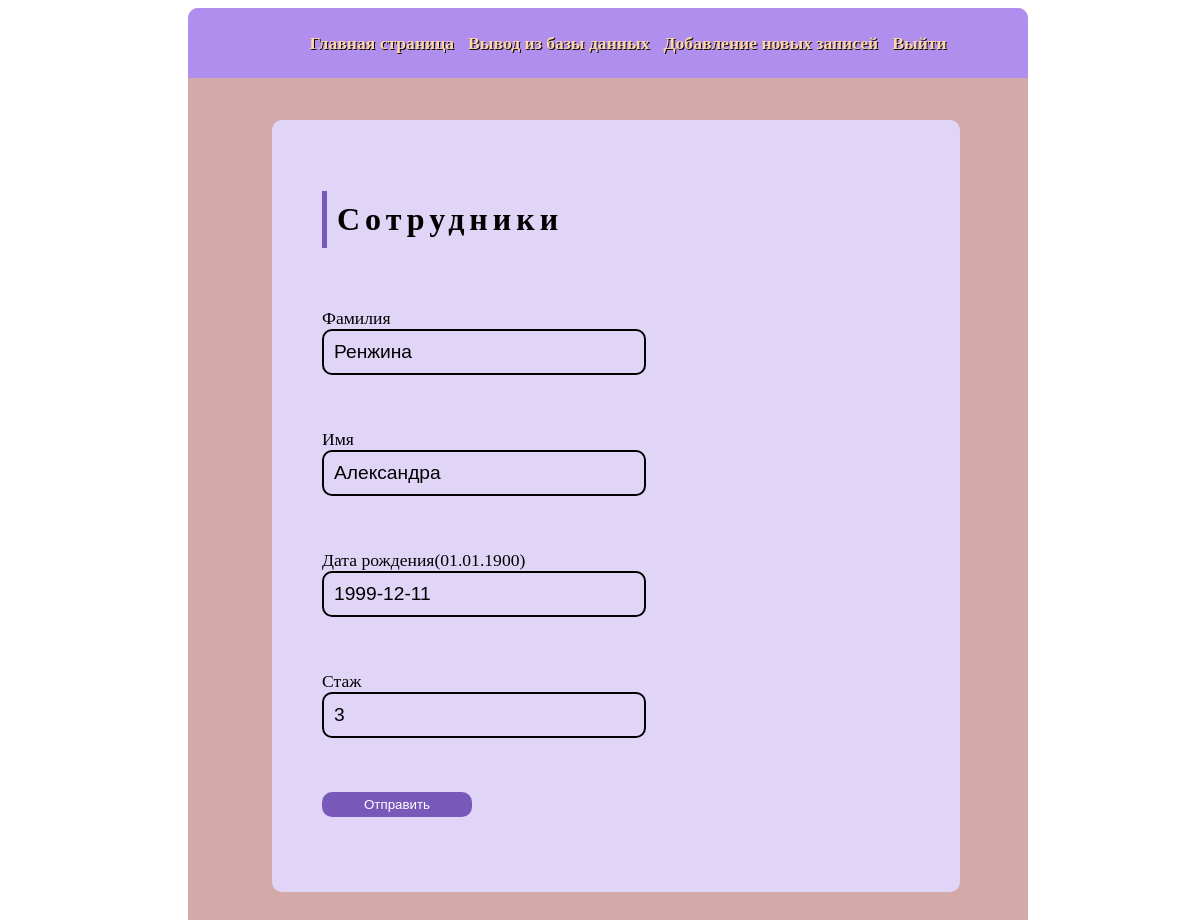
The page /update_sotr/1 (signed in) on the database its author committed.
### main/models.py (models this page shows, shortened)
class Sotrudnik(models.Model):
    surname = models.CharField('Фамилия', max_length=50)
    name = models.CharField('Имя', max_length=50)
    data_birth = models.DateField('Дата рождения')
    stazh = models.IntegerField('Стаж')
    class Meta:
        verbose_name = 'Сотрудник'
        verbose_name_plural = 'Сотрудники'

### main/views.py (the view)
# urls.py: path('update_sotr/<int:pk>', views.redact_sotr.as_view(), name='update_sotr'),
class redact_sotr(UpdateView):
    model = Sotrudnik
    template_name = 'main/sotrudniki.html'
    form_class = SotrudnikiForm

### main/forms.py
class SotrudnikiForm(ModelForm):
    class Meta:
        model = Sotrudnik
        fields = ['surname', 'name', 'data_birth', 'stazh']
        widgets = {
            "surname": TextInput(attrs={
                'class': 'input'
            }),
            "name": TextInput(attrs={
                'class': 'input'
            }),
            "data_birth": DateInput(attrs={
                'class': 'input'
            }),
            "stazh": TextInput(attrs={
                'class': 'input'
            })
        }

### main/templates/main/sotrudniki.html (shortened to what this page needs)
{% extends 'main/layout.html' %}
{% block content %}
<div class="center">
  <h1>Сотрудники</h1>
  <form method="post">
    <label>Фамилия</label>
    <div class="inputbox">
       {{ form.surname }}
    </div>
    <label>Имя</label>
    <div class="inputbox">
      {{ form.name }}
    </div>
       <label>Дата рождения(01.01.1900)</label>
      <div class="inputbox">
      {{ form.data_birth }}
    </div>
      <label>Стаж</label>
      <div class="inputbox">
      {{ form.stazh }}
    </div>
    <div class="inputbox">
      <input type="submit" value="Отправить">
    </div>
  </form>
</div>
{% endblock %}

### main/static/main/css/main.css (style rules this page uses)
body { width:100%; height:100%; }
.center { position: relative; padding: 50px 50px; background: #e0d5f7; border-radius: 10px; width:70%; margin-left:10%; margin-top:5%; }
.center h1 { font-size: 2em; border-left: 5px solid #7859ba; padding: 10px; color: #000; letter-spacing: 5px; margin-bottom: 60px; font-weight: bold; padding-left: 10px; }
.center .inputbox { position: relative; width: 300px; height: 50px; margin-bottom: 50px; }
.center label { font-size:110%; font-family: "Times New Roman", Times, serif; }
.input { position: absolute; top: 0; left: 0; width: 100%; border: 2px solid #000; outline: none; background: none; padding: 10px; border-radius: 10px; font-size: 1.2em; }
.center .inputbox:last-child { margin-bottom: 0; }
.center .inputbox [type="submit"] { width: 50%; height:25px; background: #7859ba; color: #fff; border: #fff; border-radius:10px; }

### rows shown on the page
Sotrudnik: surname "Ренжина", name "Александра", data_birth "1999-12-11", stazh "3"
